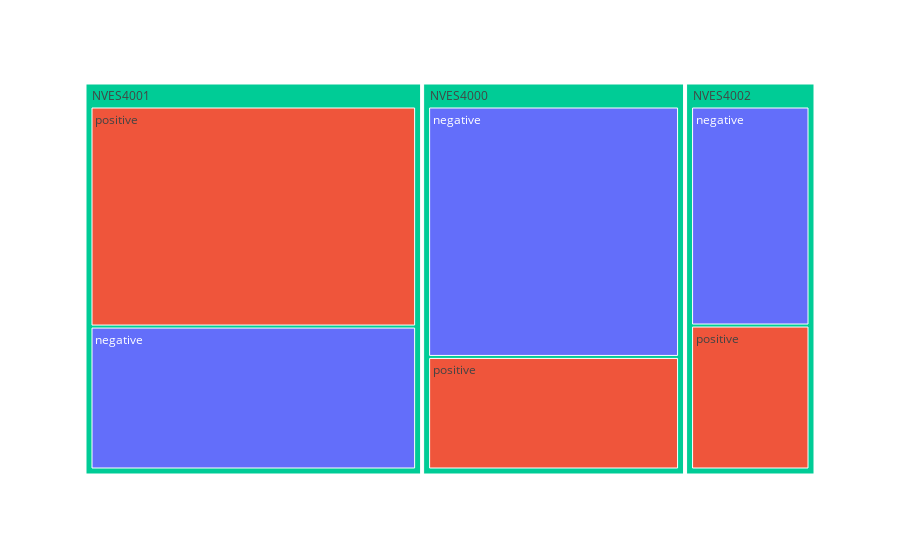

Here is the notebook cell this chart was saved with:
### Markdown cell above
## Questioncode with sentiment

### Code cell
ax= px.treemap(df,path=["question_code",'sentiment'],color='sentiment')
ax.show()

### Figure 1 — Plotly figure (JSON) as saved in the notebook; plotly's stock layout.template omitted (floating-point values rounded to 4 significant figures)
{"data": [{"branchvalues": "total", "customdata": [["negative"], ["positive"], ["(?)"], ["negative"], ["negative"], ["positive"], ["positive"], ["(?)"], ["(?)"]], "domain": {"x": [0, 1], "y": [0, 1]}, "hovertemplate": "labels=%{label}<br>count=%{value}<br>parent=%{parent}<br>id=%{id}<br>sentiment=%{customdata[0]}<extra></extra>", "ids": ["NVES4000/negative", "NVES4001/positive", "NVES4000", "NVES4001/negative", "NVES4002/negative", "NVES4000/positive", "NVES4002/positive", "NVES4001", "NVES4002"], "labels": ["negative", "positive", "NVES4000", "negative", "negative", "positive", "positive", "NVES4001", "NVES4002"], "marker": {"colors": ["#636efa", "#EF553B", "#00cc96", "#636efa", "#636efa", "#EF553B", "#EF553B", "#00cc96", "#00cc96"]}, "name": "", "parents": ["NVES4000", "NVES4001", "", "NVES4001", "NVES4002", "NVES4000", "NVES4002", "", ""], "type": "treemap", "values": [6765, 7633, 9806, 4957, 2935, 3041, 1929, 12590, 4864]}], "layout": {"legend": {"tracegroupgap": 0}, "margin": {"t": 60}}}
